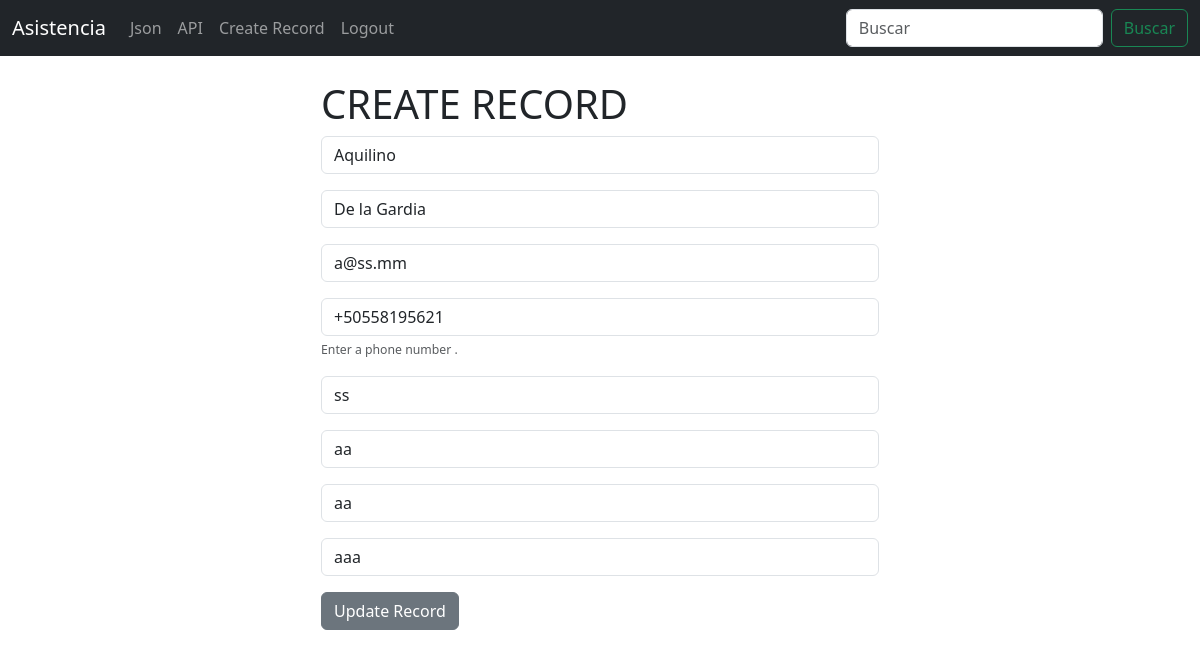
Screenshot of /update_record/11 (signed in) with the database file from the repository.
### crm/models.py (models this page shows, shortened)
class Record(models.Model):
	created_at = models.DateTimeField(auto_now_add=True)
	first_name = models.CharField(max_length=50)
	last_name =  models.CharField(max_length=50)
	email =  models.CharField(max_length=100)
	phone = models.CharField(max_length=15)
	address =  models.CharField(max_length=100)
	city =  models.CharField(max_length=50)
	state =  models.CharField(max_length=50)
	zipcode =  models.CharField(max_length=20)

### crm/views.py (the view)
# urls.py: path('update_record/<int:pk>', views.update_record, name='update_record'),
def update_record(request,pk):
	if request.user.is_authenticated:
		current_record = Record.objects.get(id=pk)
		form = CreateRecordForm(request.POST or None, instance = current_record)
		if form.is_valid():
			form.save()
			messages.success(request, "Record Updated Successfully...")
			return redirect('json')
		return render(request, 'update_record.html', {'form':form,'current_record':current_record})
	else:
		messages.success(request, "You Must Be Logged In...")
		return redirect('saludo')

### crm/templates/update_record.html (shortened to what this page needs)
{% extends 'base.html' %}
{% block content %}
<div class="col-md-6 offset-md-3">
	<form method="POST" action="">
		{%  if user.is_authenticated  %}
		<h1>CREATE RECORD</h1>
			{{form.as_p}}
		{% endif %}
	  <button type="submit" class="btn btn-secondary">Update Record</button>
	</form>
</div>
{% endblock %}

### rows the page displays
Record: first_name "Aquilino", last_name "De la Gardia", email "a@ss.mm", phone "+50558195621", address "ss", city "aa", state "aa", zipcode "aaa"
